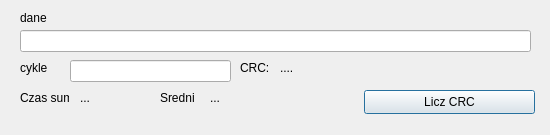
<?xml version="1.0" encoding="UTF-8"?>
<ui version="4.0">
 <class>Dialog</class>
 <widget class="QDialog" name="Dialog">
  <property name="geometry">
   <rect>
    <x>0</x>
    <y>0</y>
    <width>550</width>
    <height>135</height>
   </rect>
  </property>
  <property name="windowTitle">
   <string>Dialog</string>
  </property>
  <widget class="QLineEdit" name="lineEdit">
   <property name="geometry">
    <rect>
     <x>20</x>
     <y>30</y>
     <width>511</width>
     <height>22</height>
    </rect>
   </property>
  </widget>
  <widget class="QLineEdit" name="lineEdit_2">
   <property name="geometry">
    <rect>
     <x>70</x>
     <y>60</y>
     <width>161</width>
     <height>22</height>
    </rect>
   </property>
  </widget>
  <widget class="QLabel" name="label">
   <property name="geometry">
    <rect>
     <x>20</x>
     <y>10</y>
     <width>49</width>
     <height>16</height>
    </rect>
   </property>
   <property name="text">
    <string>dane</string>
   </property>
  </widget>
  <widget class="QLabel" name="label_2">
   <property name="geometry">
    <rect>
     <x>20</x>
     <y>60</y>
     <width>49</width>
     <height>16</height>
    </rect>
   </property>
   <property name="text">
    <string>cykle</string>
   </property>
  </widget>
  <widget class="QLabel" name="label_3">
   <property name="geometry">
    <rect>
     <x>240</x>
     <y>60</y>
     <width>49</width>
     <height>16</height>
    </rect>
   </property>
   <property name="text">
    <string>CRC: </string>
   </property>
  </widget>
  <widget class="QLabel" name="label_4">
   <property name="geometry">
    <rect>
     <x>280</x>
     <y>60</y>
     <width>91</width>
     <height>16</height>
    </rect>
   </property>
   <property name="text">
    <string>....</string>
   </property>
  </widget>
  <widget class="QLabel" name="label_5">
   <property name="geometry">
    <rect>
     <x>20</x>
     <y>90</y>
     <width>49</width>
     <height>16</height>
    </rect>
   </property>
   <property name="text">
    <string>Czas sum.</string>
   </property>
  </widget>
  <widget class="QLabel" name="label_6">
   <property name="geometry">
    <rect>
     <x>80</x>
     <y>90</y>
     <width>71</width>
     <height>16</height>
    </rect>
   </property>
   <property name="text">
    <string>...</string>
   </property>
  </widget>
  <widget class="QLabel" name="label_7">
   <property name="geometry">
    <rect>
     <x>160</x>
     <y>90</y>
     <width>49</width>
     <height>16</height>
    </rect>
   </property>
   <property name="text">
    <string>Sredni</string>
   </property>
  </widget>
  <widget class="QLabel" name="label_8">
   <property name="geometry">
    <rect>
     <x>210</x>
     <y>90</y>
     <width>111</width>
     <height>16</height>
    </rect>
   </property>
   <property name="text">
    <string>...</string>
   </property>
  </widget>
  <widget class="QPushButton" name="pushButton">
   <property name="geometry">
    <rect>
     <x>364</x>
     <y>90</y>
     <width>171</width>
     <height>24</height>
    </rect>
   </property>
   <property name="text">
    <string>Licz CRC</string>
   </property>
  </widget>
 </widget>
 <resources/>
 <connections/>
</ui>
